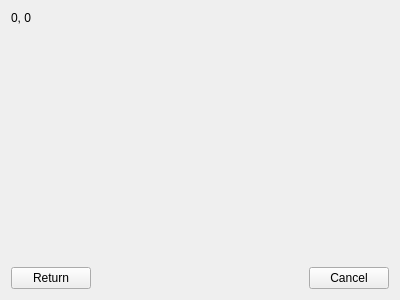
<?xml version="1.0" encoding="UTF-8"?>
<ui version="4.0">
 <class>BattleWidget</class>
 <widget class="QWidget" name="BattleWidget">
  <property name="geometry">
   <rect>
    <x>0</x>
    <y>0</y>
    <width>400</width>
    <height>300</height>
   </rect>
  </property>
  <property name="windowTitle">
   <string>Form</string>
  </property>
  <layout class="QGridLayout" name="gridLayout">
   <item row="1" column="0">
    <widget class="QLabel" name="cursorLabel">
     <property name="styleSheet">
      <string notr="true">background-color: transparent;</string>
     </property>
     <property name="text">
      <string>0, 0</string>
     </property>
    </widget>
   </item>
   <item row="2" column="0">
    <spacer name="verticalSpacer">
     <property name="orientation">
      <enum>Qt::Vertical</enum>
     </property>
     <property name="sizeHint" stdset="0">
      <size>
       <width>20</width>
       <height>40</height>
      </size>
     </property>
    </spacer>
   </item>
   <item row="3" column="0">
    <layout class="QHBoxLayout" name="horizontalLayout">
     <item>
      <widget class="QPushButton" name="returnButton">
       <property name="text">
        <string>Return</string>
       </property>
      </widget>
     </item>
     <item>
      <spacer name="horizontalSpacer">
       <property name="orientation">
        <enum>Qt::Horizontal</enum>
       </property>
       <property name="sizeHint" stdset="0">
        <size>
         <width>40</width>
         <height>20</height>
        </size>
       </property>
      </spacer>
     </item>
     <item>
      <widget class="QPushButton" name="cancelButton">
       <property name="text">
        <string>Cancel</string>
       </property>
      </widget>
     </item>
    </layout>
   </item>
  </layout>
 </widget>
 <resources/>
 <connections/>
</ui>
